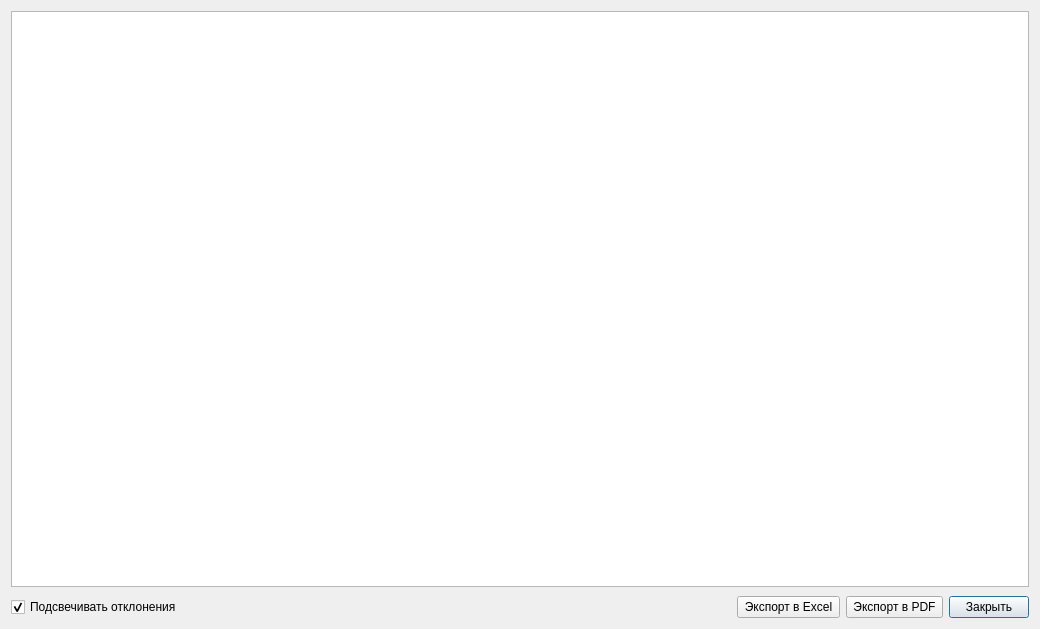
<?xml version="1.0" encoding="UTF-8"?>
<ui version="4.0">
 <class>FulfillmentDialog</class>
 <widget class="QDialog" name="FulfillmentDialog">
  <property name="geometry">
   <rect>
    <x>0</x>
    <y>0</y>
    <width>1040</width>
    <height>629</height>
   </rect>
  </property>
  <property name="windowTitle">
   <string>Исполнение финансового плана</string>
  </property>
  <layout class="QGridLayout" name="gridLayout">
   <item row="2" column="2">
    <widget class="QPushButton" name="pb_exportxls">
     <property name="text">
      <string> Экспорт в Excel </string>
     </property>
    </widget>
   </item>
   <item row="0" column="0" colspan="5">
    <widget class="FulfillmentWidget" name="tv_fulfillment"/>
   </item>
   <item row="2" column="4">
    <widget class="QPushButton" name="pb_close">
     <property name="text">
      <string>Закрыть</string>
     </property>
     <property name="default">
      <bool>true</bool>
     </property>
    </widget>
   </item>
   <item row="2" column="0">
    <widget class="QCheckBox" name="chb_highlight">
     <property name="toolTip">
      <string>Выделять строки, где факт превышает план более чем на 10%: расходы красным, поступления зелёным</string>
     </property>
     <property name="text">
      <string>Подсвечивать отклонения</string>
     </property>
     <property name="checked">
      <bool>true</bool>
     </property>
    </widget>
   </item>
   <item row="2" column="1">
    <spacer name="horizontalSpacer">
     <property name="orientation">
      <enum>Qt::Orientation::Horizontal</enum>
     </property>
     <property name="sizeHint" stdset="0">
      <size>
       <width>40</width>
       <height>20</height>
      </size>
     </property>
    </spacer>
   </item>
   <item row="2" column="3">
    <widget class="QPushButton" name="pb_exportpdf">
     <property name="text">
      <string> Экспорт в PDF </string>
     </property>
    </widget>
   </item>
   <item row="1" column="0">
    <spacer name="verticalSpacer">
     <property name="orientation">
      <enum>Qt::Orientation::Vertical</enum>
     </property>
     <property name="sizeType">
      <enum>QSizePolicy::Policy::Fixed</enum>
     </property>
     <property name="sizeHint" stdset="0">
      <size>
       <width>20</width>
       <height>3</height>
      </size>
     </property>
    </spacer>
   </item>
  </layout>
 </widget>
 <customwidgets>
  <customwidget>
   <class>FulfillmentWidget</class>
   <extends>QTreeView</extends>
   <header>gui/fulfillmentwidget.h</header>
  </customwidget>
 </customwidgets>
 <tabstops>
  <tabstop>tv_fulfillment</tabstop>
  <tabstop>chb_highlight</tabstop>
  <tabstop>pb_exportxls</tabstop>
  <tabstop>pb_exportpdf</tabstop>
  <tabstop>pb_close</tabstop>
 </tabstops>
 <resources/>
 <connections/>
</ui>
